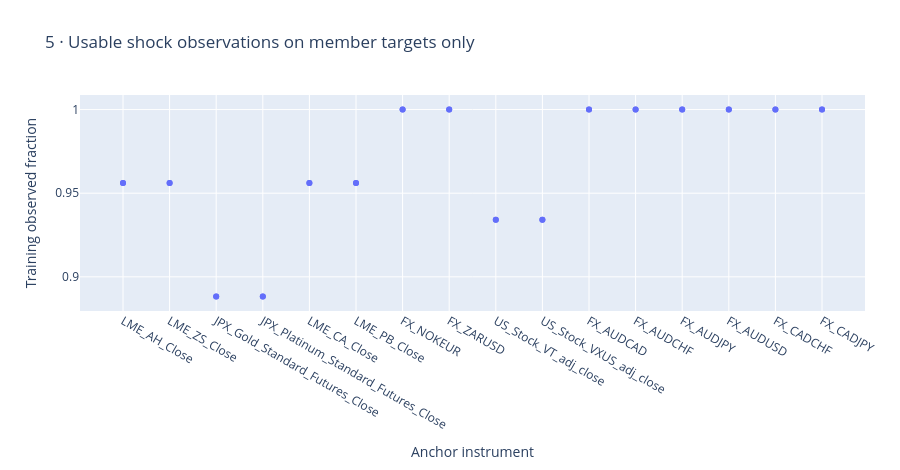

Notebook source saved alongside this figure:
### Markdown cell above
## Missingness on applicable targets

Finite coverage is computed only among member targets over the training interval, so unrelated structural zeros cannot inflate it.

### Code cell
figures[4].show()

### Figure 1 — Plotly figure (JSON) as saved in the notebook; plotly's stock layout.template omitted (floating-point values rounded to 4 significant figures)
{"data": [{"mode": "markers", "text": ["target_context__shock_signed__LME_AH_Close", "target_context__shock_present__LME_AH_Close", "target_context__shock_signed__LME_ZS_Close", "target_context__shock_present__LME_ZS_Close", "target_context__shock_signed__JPX_Gold_Standard_Futures_Close", "target_context__shock_present__JPX_Gold_Standard_Futures_Close", "target_context__shock_signed__JPX_Platinum_Standard_Futures_Close", "target_context__shock_present__JPX_Platinum_Standard_Futures_Close", "target_context__shock_signed__LME_CA_Close", "target_context__shock_present__LME_CA_Close", "target_context__shock_signed__LME_PB_Close", "target_context__shock_present__LME_PB_Close", "target_context__shock_signed__FX_NOKEUR", "target_context__shock_present__FX_NOKEUR", "target_context__shock_signed__FX_ZARUSD", "target_context__shock_present__FX_ZARUSD", "target_context__shock_signed__US_Stock_VT_adj_close", "target_context__shock_present__US_Stock_VT_adj_close", "target_context__shock_signed__US_Stock_VXUS_adj_close", "target_context__shock_present__US_Stock_VXUS_adj_close", "target_context__shock_signed__FX_AUDCAD", "target_context__shock_present__FX_AUDCAD", "target_context__shock_signed__FX_AUDCHF", "target_context__shock_present__FX_AUDCHF", "target_context__shock_signed__FX_AUDJPY", "target_context__shock_present__FX_AUDJPY", "target_context__shock_signed__FX_AUDUSD", "target_context__shock_present__FX_AUDUSD", "target_context__shock_signed__FX_CADCHF", "target_context__shock_present__FX_CADCHF", "target_context__shock_signed__FX_CADJPY", "target_context__shock_present__FX_CADJPY"], "type": "scatter", "x": ["LME_AH_Close", "LME_AH_Close", "LME_ZS_Close", "LME_ZS_Close", "JPX_Gold_Standard_Futures_Close", "JPX_Gold_Standard_Futures_Close", "JPX_Platinum_Standard_Futures_Close", "JPX_Platinum_Standard_Futures_Close", "LME_CA_Close", "LME_CA_Close", "LME_PB_Close", "LME_PB_Close", "FX_NOKEUR", "FX_NOKEUR", "FX_ZARUSD", "FX_ZARUSD", "US_Stock_VT_adj_close", "US_Stock_VT_adj_close", "US_Stock_VXUS_adj_close", "US_Stock_VXUS_adj_close", "FX_AUDCAD", "FX_AUDCAD", "FX_AUDCHF", "FX_AUDCHF", "FX_AUDJPY", "FX_AUDJPY", "FX_AUDUSD", "FX_AUDUSD", "FX_CADCHF", "FX_CADCHF", "FX_CADJPY", "FX_CADJPY"], "y": [0.956, 0.956, 0.956, 0.956, 0.8883, 0.8883, 0.8883, 0.8883, 0.956, 0.956, 0.956, 0.956, 1, 1, 1, 1, 0.9341, 0.9341, 0.9341, 0.9341, 1, 1, 1, 1, 1, 1, 1, 1, 1, 1, 1, 1]}], "layout": {"height": 470, "legend": {"orientation": "h", "y": -0.3}, "margin": {"b": 100, "l": 80, "r": 35, "t": 95}, "title": {"text": "5 · Usable shock observations on member targets only"}, "xaxis": {"title": {"text": "Anchor instrument"}}, "yaxis": {"title": {"text": "Training observed fraction"}}}}
